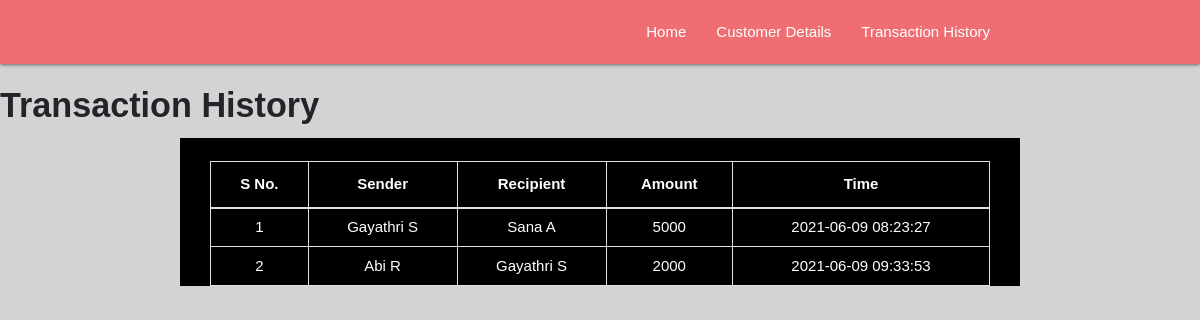
The app's page /php/transactionhistory.php with its own data.
### tables this page shows
CREATE TABLE `transaction` (
  `sr_no` int(3) NOT NULL,
  `sender` text NOT NULL,
  `receiver` text NOT NULL,
  `balance` int(10) NOT NULL,
  `date_time` datetime NOT NULL DEFAULT current_timestamp()
);

### php/transactionhistory.php (the view, shortened to what this page needs)
<!DOCTYPE html>
<html lang="en">
<head>
    <link rel="stylesheet" href="https://maxcdn.bootstrapcdn.com/bootstrap/4.0.0/css/bootstrap.min.css">
    <link rel="stylesheet" href="../css/style.css">
    <link rel="stylesheet" href="https://cdnjs.cloudflare.com/ajax/libs/materialize/1.0.0/css/materialize.min.css">
</head>
<body style="background-color:lightgray">
    <?php
    include './navbar.php';
    ?>
        <h4><b>Transaction History</b></h4>
    <div class="container"style="background-color:black;color:white" >
        <br>
        <div class="container-fluid table-responsive-sm" >
            <table class="table table-hover  table-condensed table-bordered">
                <thead>
                    <tr>
                        <th class="text-center">S No.</th>
                        <th class="text-center">Sender</th>
                        <th class="text-center">Recipient</th>
                        <th class="text-center">Amount</th>
                        <th class="text-center">Time</th>
                    </tr>
                </thead>
                <tbody>
                    <?php
                    include './connection.php';
                    $sql = "SELECT * from transaction";
                    $query = mysqli_query($conn, $sql);
                    while ($rows = mysqli_fetch_assoc($query)) {
                    ?>
                        <tr>
                            <td class="center py-2"><?php echo $rows['sr_no']; ?></td>
                            <td class="center py-2"><?php echo $rows['sender']; ?></td>
                            <td class="center py-2"><?php echo $rows['receiver']; ?></td>
                            <td class="center py-2"><?php echo $rows['balance']; ?> </td>
                            <td class="center py-2"><?php echo $rows['date_time']; ?> </td>
                        <?php
                    }
                        ?>
                </tbody>
            </table>
        </div>
    </div>
</body>
</html>

### css/style.css (style rules this page uses)
body { font-family: Arial, Helvetica, sans-serif; margin: 0; }

### records on screen
transaction: sr_no "1", sender "Gayathri S", receiver "Sana A", balance "5000", date_time "2021-06-09 08:23:27"
transaction: sr_no "2", sender "Abi R", receiver "Gayathri S", balance "2000", date_time "2021-06-09 09:33:53"
